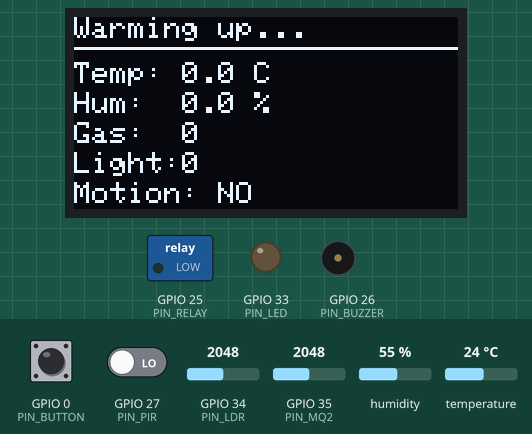
This sketch was run on a simulated ESP32. Shown: 128×64 one-colour display, switched loads named in the sketch (green lamp = pin HIGH), output pins drawn as LEDs (lit = HIGH), buzzer (waves = sounding, pin HIGH). Inputs (shaded band) come from the test bench; at power-on: GPIO 27 (PIN_PIR) LOW, humidity 55 %, GPIO 34 (PIN_LDR) = 2048, GPIO 35 (PIN_MQ2) = 2048, temperature 24 °C, GPIO 0 (PIN_BUTTON) HIGH. What the sketch prints to the serial monitor is not drawn.

Above: at 1.2 s.
1.3 s: GPIO 27 (PIN_PIR) driven HIGH
At 2.5 s:
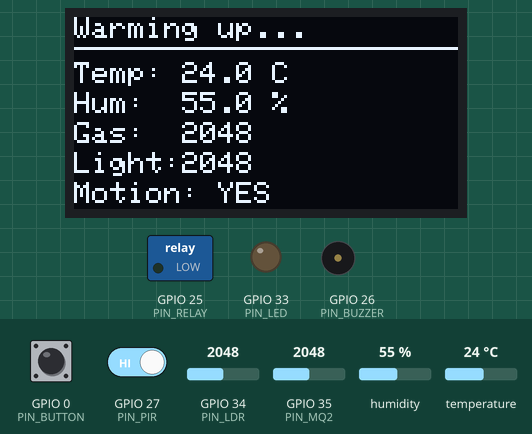
3.5 s: humidity set to 22 %
At 6.7 s:
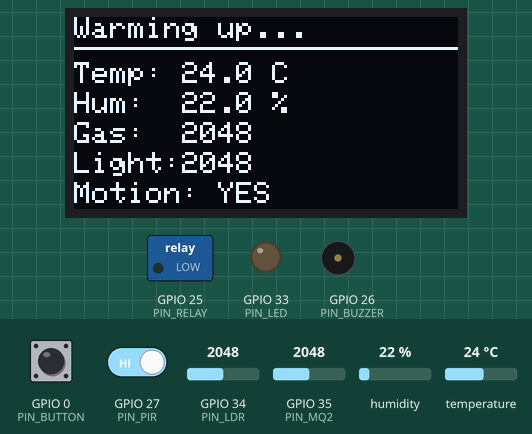
7.5 s: GPIO 27 (PIN_PIR) driven LOW
At 9.2 s:
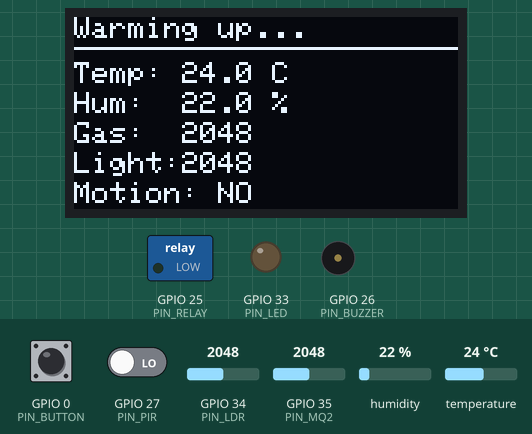
9.5 s: GPIO 34 (PIN_LDR) set to 1960
At 11.0 s:
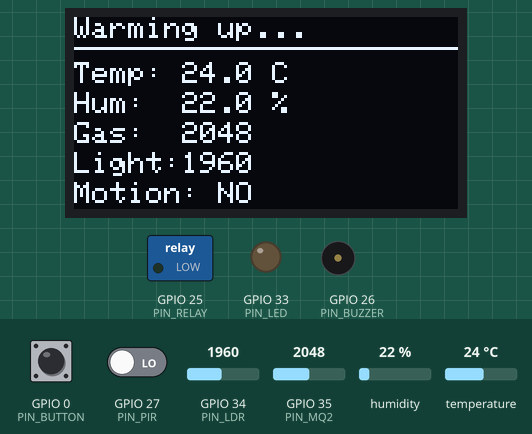
11.5 s: GPIO 35 (PIN_MQ2) set to 1960
At 12.3 s:
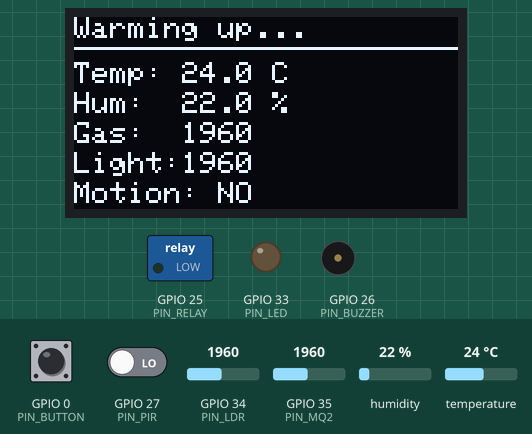
13.5 s: temperature set to 12 °C
At 31.4 s:
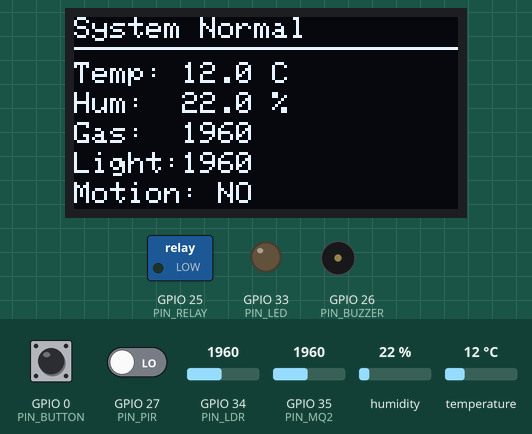
Timing chart, 0 to 32.0 s (numbered marks = the images above; inputs shaded):
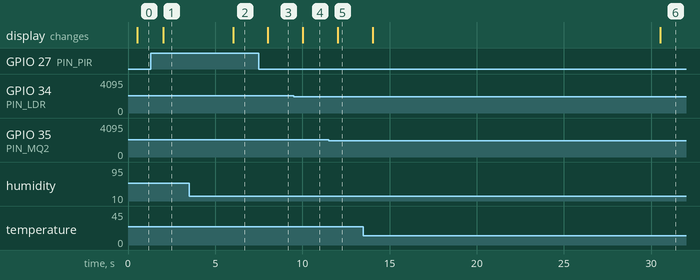

Measured:
- after the input at 1.3 s, the display: changes after 0.73 s (image 1)
- after the input at 3.5 s, the display: changes after 2.5 s (image 2)
- after the input at 7.5 s, the display: changes after 0.53 s (image 3)
- after the input at 9.5 s, the display: changes after 0.53 s (image 4)
- after the input at 11.5 s, the display: changes after 0.53 s (image 5)
- after the input at 13.5 s, the display: first changes after 0.53 s (image 6 shows a later state)

The sketch:

esp32-multisensor-sketch.ino
```cpp
/*
 * Project: ESP32 IoT Environmental Monitoring System (Industrial Edition)
 * Features: Watchdog, Mute Button, I2C Recovery, Sensor Failure Alarms, Latching Logic
 */

#include <Wire.h>
#include <Adafruit_GFX.h>
#include <Adafruit_SSD1306.h>
#include <DHT.h>
#include <esp_task_wdt.h>

// ================= VERIFIED PIN CONFIGURATION =================
#define PIN_DHT         4
#define PIN_LDR         34
#define PIN_PIR         27
#define PIN_MQ2         35
#define PIN_BUZZER      26
#define PIN_RELAY       25
#define PIN_LED         33
#define PIN_SDA         21
#define PIN_SCL         22
#define PIN_BUTTON      0

// ================= CONFIGURATION =================
#define SCREEN_WIDTH 128
#define SCREEN_HEIGHT 64
#define OLED_RESET    -1
#define SCREEN_ADDRESS 0x3C
#define DHTTYPE DHT22

// Thresholds
const int   GAS_THRESHOLD      = 2000;
const float TEMP_THRESHOLD     = 40.0;
const int   LDR_DARK_THRESHOLD = 1500;

// Timing (Milliseconds)
const unsigned long WARMUP_TIME          = 30000;
const unsigned long INTERVAL_SENSOR_READ = 2000;
const unsigned long INTERVAL_DISPLAY     = 500;
const unsigned long RELAY_HOLD_TIME      = 30000;
const unsigned long ALARM_LATCH_TIME     = 10000;
const unsigned long MUTE_DURATION        = 60000;

// ================= OBJECTS & STATE =================
DHT dht(PIN_DHT, DHTTYPE);
Adafruit_SSD1306 display(SCREEN_WIDTH, SCREEN_HEIGHT, &Wire, OLED_RESET);

enum SystemState {
  STATE_WARMUP,
  STATE_NORMAL,
  STATE_ALARM,
  STATE_SENSOR_FAIL
};

SystemState currentState = STATE_WARMUP;

struct SensorData {
  float temperature;
  float humidity;
  int   lightLevel;
  int   gasLevel;
  bool  motionDetected;
  bool  dhtError;
};

SensorData currentData;
unsigned long bootTime = 0;
unsigned long lastSensorRead = 0;
unsigned long lastDisplayUpdate = 0;
unsigned long lastMotionTime = 0;
unsigned long lastSafeTime = 0;
unsigned long lastButtonPress = 0;
unsigned long muteStartTime = 0;

bool relayState = false;
bool alarmLatched = false;
bool buzzerMuted = false;
bool lastButtonState = HIGH;
int dhtErrorCount = 0;

// ================= SETUP =================
void setup() {
  Serial.begin(115200);

  esp_task_wdt_config_t twdt_config = {
      .timeout_ms = 10000,
      .idle_core_mask = (1 << portNUM_PROCESSORS) - 1,
      .trigger_panic = true,
  };
  esp_task_wdt_init(&twdt_config);
  esp_task_wdt_add(NULL);

  pinMode(PIN_PIR, INPUT);
  pinMode(PIN_LDR, INPUT);
  pinMode(PIN_MQ2, INPUT);
  pinMode(PIN_BUTTON, INPUT_PULLUP);
  pinMode(PIN_BUZZER, OUTPUT);
  pinMode(PIN_RELAY, OUTPUT);
  pinMode(PIN_LED, OUTPUT);

  digitalWrite(PIN_BUZZER, LOW);
  digitalWrite(PIN_RELAY, LOW);
  digitalWrite(PIN_LED, LOW);

  dht.begin();
  Wire.begin(PIN_SDA, PIN_SCL);

  if(!display.begin(SSD1306_SWITCHCAPVCC, SCREEN_ADDRESS)) {
    Serial.println(F("SSD1306 failed"));
  }

  bootTime = millis();
  lastSafeTime = millis();
  Serial.println(F("System Booting. MQ-2 Warming up..."));
}

// ================= MAIN LOOP =================
void loop() {
  esp_task_wdt_reset();
  unsigned long currentMillis = millis();

  handleButton(currentMillis);

  if (currentState == STATE_WARMUP && (currentMillis - bootTime >= WARMUP_TIME)) {
    currentState = STATE_NORMAL;
    Serial.println(F("Warmup complete. System Normal."));
  }

  if (currentMillis - lastSensorRead >= INTERVAL_SENSOR_READ) {
    lastSensorRead = currentMillis;
    readSensors();
    if (currentState != STATE_WARMUP) {
      evaluateLogic(currentMillis);
    }
  }

  if (currentMillis - lastDisplayUpdate >= INTERVAL_DISPLAY) {
    lastDisplayUpdate = currentMillis;
    updateDisplay();
  }
}

// ================= HELPER FUNCTIONS =================

void handleButton(unsigned long currentMillis) {
  bool buttonState = digitalRead(PIN_BUTTON);

  if (buttonState == LOW && lastButtonState == HIGH && (currentMillis - lastButtonPress > 200)) {
    lastButtonPress = currentMillis;
    if (alarmLatched && !buzzerMuted) {
      buzzerMuted = true;
      muteStartTime = currentMillis;
      Serial.println(F("Alarm Muted for 60 seconds."));
    }
  }
  lastButtonState = buttonState;

  if (buzzerMuted && (currentMillis - muteStartTime > MUTE_DURATION)) {
    buzzerMuted = false;
    Serial.println(F("Mute expired."));
  }
}

void readSensors() {
  float t = dht.readTemperature();
  float h = dht.readHumidity();

  if (isnan(t) || isnan(h)) {
    dhtErrorCount++;
    if (dhtErrorCount > 3) {
      currentData.dhtError = true;
    }
  } else {
    dhtErrorCount = 0;
    currentData.dhtError = false;
    currentData.temperature = t;
    currentData.humidity = h;
  }

  currentData.lightLevel = analogRead(PIN_LDR);
  currentData.gasLevel = analogRead(PIN_MQ2);
  currentData.motionDetected = digitalRead(PIN_PIR);
}

void evaluateLogic(unsigned long currentMillis) {
  bool gasDetected = (currentData.gasLevel > GAS_THRESHOLD);
  bool tempDetected = (!currentData.dhtError && currentData.temperature > TEMP_THRESHOLD);

  if (gasDetected || tempDetected) {
    alarmLatched = true;
    lastSafeTime = currentMillis;
  }

  if (!gasDetected && !tempDetected) {
    if (currentMillis - lastSafeTime >= ALARM_LATCH_TIME) {
      alarmLatched = false;
      buzzerMuted = false;
    }
  }

  if (currentData.dhtError) {
    currentState = STATE_SENSOR_FAIL;
  } else if (alarmLatched) {
    currentState = STATE_ALARM;
  } else {
    currentState = STATE_NORMAL;
  }

  if (currentState == STATE_ALARM) {
    if (!buzzerMuted) {
      digitalWrite(PIN_BUZZER, HIGH);
    } else {
      digitalWrite(PIN_BUZZER, LOW);
    }
    digitalWrite(PIN_LED, HIGH);
  } else if (currentState == STATE_SENSOR_FAIL) {
    digitalWrite(PIN_BUZZER, (currentMillis % 1000 < 500) ? HIGH : LOW);
    digitalWrite(PIN_LED, HIGH);
  } else {
    digitalWrite(PIN_BUZZER, LOW);
    digitalWrite(PIN_LED, LOW);
  }

  if (currentData.motionDetected && currentData.lightLevel > LDR_DARK_THRESHOLD) {
    lastMotionTime = currentMillis;
    relayState = true;
  }

  if ((currentMillis - lastMotionTime < RELAY_HOLD_TIME) || gasDetected) {
    relayState = true;
  } else {
    relayState = false;
  }

  digitalWrite(PIN_RELAY, relayState ? HIGH : LOW);
}

void updateDisplay() {
  display.clearDisplay();
  display.setTextSize(1);
  display.setTextColor(SSD1306_WHITE);

  display.setCursor(0, 0);
  if (currentState == STATE_WARMUP) {
    display.print(F("Warming up..."));
  } else if (currentState == STATE_ALARM) {
    display.setTextColor(SSD1306_INVERSE);
    display.print(buzzerMuted ? F(" !! ALARM (MUTED) !! ") : F(" !! ALARM !! "));
    display.setTextColor(SSD1306_WHITE);
  } else if (currentState == STATE_SENSOR_FAIL) {
    display.print(F("!! SENSOR FAILURE !!"));
  } else {
    display.print(F("System Normal"));
  }

  display.drawLine(0, 10, 128, 10, SSD1306_WHITE);

  display.setCursor(0, 15);
  if (currentData.dhtError) {
    display.print(F("Temp: SENSOR ERROR"));
  } else {
    display.print(F("Temp: ")); display.print(currentData.temperature, 1); display.print(F(" C"));
  }

  display.setCursor(0, 25);
  if (currentData.dhtError) {
    display.print(F("Hum:  SENSOR ERROR"));
  } else {
    display.print(F("Hum:  ")); display.print(currentData.humidity, 1); display.print(F(" %"));
  }

  display.setCursor(0, 35);
  display.print(F("Gas:  ")); display.print(currentData.gasLevel);

  display.setCursor(0, 45);
  display.print(F("Light:")); display.print(currentData.lightLevel);

  display.setCursor(0, 55);
  display.print(F("Motion: ")); display.print(currentData.motionDetected ? "YES" : "NO");

  display.display();
}
```
